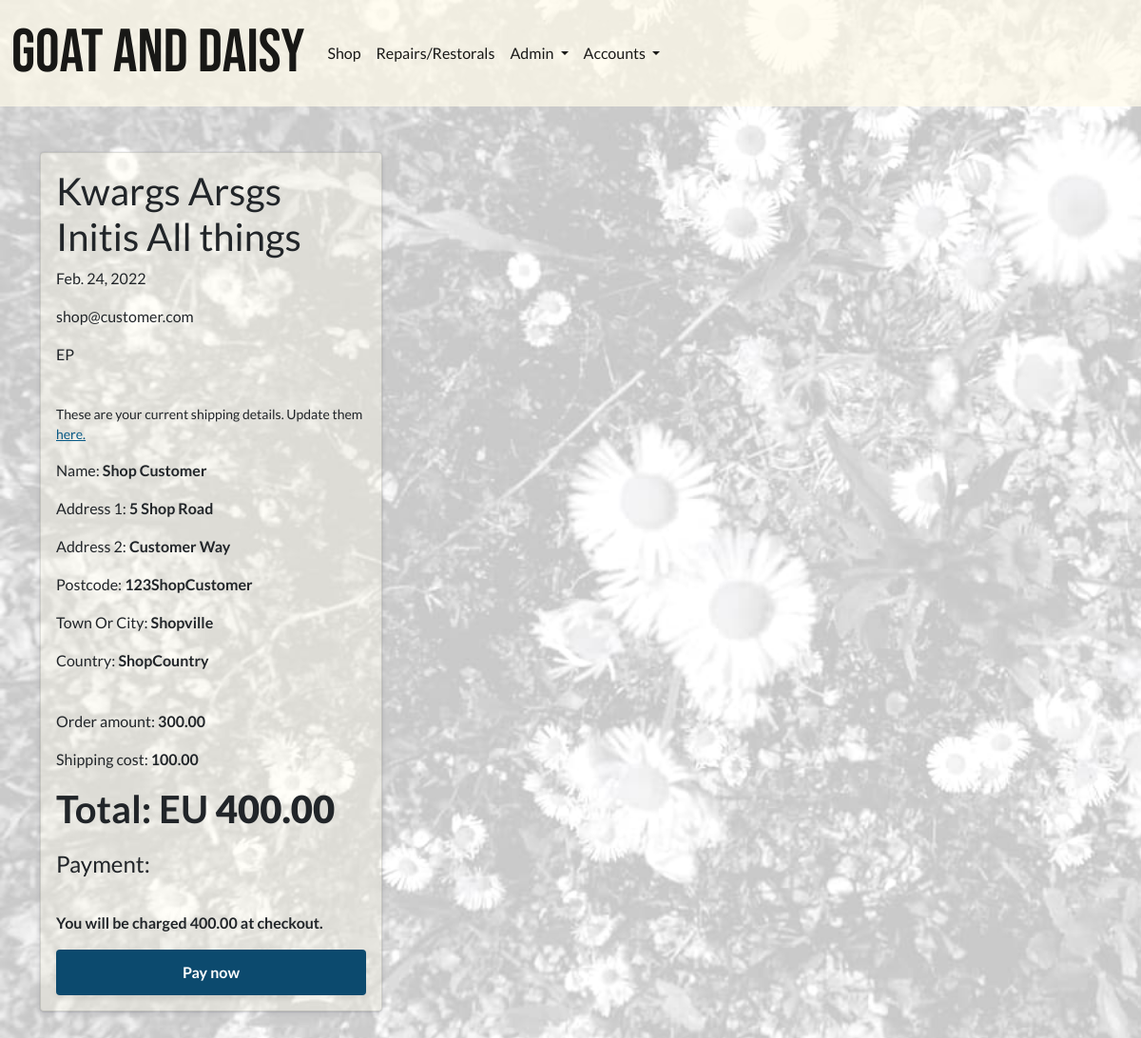
The page /invoices/workshop-checkout/227/ (signed in) on the database its author committed.
### invoices/models.py (models this page shows, shortened)
class BaseInvoice(models.Model):
    date_created = models.DateField(auto_now_add=True)
    order_number = models.CharField(max_length=100, editable=False)
    full_name = models.CharField(max_length=100, null=True, blank=True)
    email = models.EmailField(null=True, blank=True)
    address1 = models.CharField(max_length=100, null=True, blank=True)
    address2 = models.CharField(max_length=100, null=True, blank=True)
    postcode = models.CharField(max_length=40, null=True, blank=True)
    town_or_city = models.CharField(max_length=40, null=True, blank=True)
    country = models.CharField(max_length=40, null=True, blank=True)
    notes = models.TextField(null=True, blank=True)
    order_amount = models.DecimalField(
        max_digits=12, decimal_places=2, default=0)
    shipping_cost = models.DecimalField(
        max_digits=12, decimal_places=2, default=0)
    order_total = models.DecimalField(
        max_digits=12, decimal_places=2, default=0)
    is_completed = models.BooleanField(default=False)
    paid_on = models.DateTimeField(null=True, blank=True)

class WorkshopCustomerInvoice(BaseInvoice):
    PAYMENT_CHOICES = [
        ('DEP', 'Deposit'),
        ('EP', 'End Payment'),
        ('SPT', 'Single Payment Total'),
        ('SP', 'Supplementary Payment'),
    ]
    service_ticket = models.ForeignKey(ServiceTicket, on_delete=models.CASCADE)
    payment_type = models.CharField(max_length=25, choices=PAYMENT_CHOICES)
    installment_paid = models.BooleanField(default=False)

class BaseInvoice(models.Model):
    date_created = models.DateField(auto_now_add=True)
    order_number = models.CharField(max_length=100, editable=False)
    full_name = models.CharField(max_length=100, null=True, blank=True)
    email = models.EmailField(null=True, blank=True)
    address1 = models.CharField(max_length=100, null=True, blank=True)
    address2 = models.CharField(max_length=100, null=True, blank=True)
    postcode = models.CharField(max_length=40, null=True, blank=True)
    town_or_city = models.CharField(max_length=40, null=True, blank=True)
    country = models.CharField(max_length=40, null=True, blank=True)
    notes = models.TextField(null=True, blank=True)
    order_amount = models.DecimalField(
        max_digits=12, decimal_places=2, default=0)
    shipping_cost = models.DecimalField(
        max_digits=12, decimal_places=2, default=0)
    order_total = models.DecimalField(
        max_digits=12, decimal_places=2, default=0)
    is_completed = models.BooleanField(default=False)
    paid_on = models.DateTimeField(null=True, blank=True)

### repairs_restorals/models.py (models this page shows, shortened)
class ServiceTicket(models.Model):
    customer = models.ForeignKey(
        Customer, related_name='service_ticket', on_delete=models.CASCADE)
    workshop_staff_responsible = models.ForeignKey(
        StaffMember, related_name='staff_tickets', on_delete=models.CASCADE)
    title = models.CharField(max_length=255)
    date_created = models.DateField(auto_now_add=True, editable=False)
    last_updated = models.DateField(auto_now=True, editable=False)
    service_description = models.TextField()
    link_to_desired_materials_1 = models.URLField(null=True, blank=True)
    link_to_desired_materials_2 = models.URLField(null=True, blank=True)
    link_to_desired_materials_3 = models.URLField(null=True, blank=True)
    is_completed = models.BooleanField(default=False)
    has_invoice = models.BooleanField(default=False)
    def __str__(self) -> str:
        return self.title

### invoices/views.py (the view)
@login_required
def workshop_checkout(request, invoice_id):
    customer = Customer.objects.get(username=request.user)
    invoice = WorkshopCustomerInvoice.objects.get(pk=invoice_id)
    zero_error = None
    stripe_order_total = round(invoice.order_total * 100)
    if stripe_order_total <= 0:
        zero_error = "Please contact a staff member to process your invoice before payment."
    request.session['shop_or_workshop'] = "Workshop"
    request.session['invoice_type'] = invoice.payment_type
    request.session['workshop_order_number'] = invoice.order_number
    request.session['customer_full_name'] = invoice.full_name
    request.session['customer_email'] = customer.email
    context = {
        'invoice': invoice,
        'stripe_order_total': stripe_order_total,
        'stripe_public_key': settings.STRIPE_PUBLIC_KEY,
        'stripe_base_url': settings.STRIPE_BASE_URL,
        'customer': customer,
        'zero_error': zero_error,
    }
    return render(request, 'invoices/workshop_checkout.html', context)

### invoices/contexts.py (called while the page is built, shortened)
def shopping_cart(request):
    template_cart = []
    products_count = 0
    order_amount = 0
    shipping = 0
    cart = request.session.get('cart', {})
    for item in enumerate(template_cart):
        products_count += 1
    order_total = order_amount + shipping
    stripe_total = round(order_total * 100)
    context = {
        'template_cart': template_cart,
        'products_count': products_count,
        'order_amount': order_amount,
        'shipping': shipping,
        'order_total': order_total,
        'stripe_total': stripe_total,
    }
    return context

### profiles/templatetags/user_in_group_tag.py (called while the page is built)
@register.filter(name='has_group')
def has_group(user, group_name):
    try:
        group = Group.objects.get(name=group_name)
    except Group.DoesNotExist:
        return False
    return group in user.groups.all()

### invoices/templates/invoices/workshop_checkout.html (shortened to what this page needs)
{% extends 'base.html' %}
{% load static %}
{% load crispy_forms_tags %}
{% load crispy_forms_field %}
{% block extra_css %}
<link rel="stylesheet" href="{% static 'css/checkout.css'%}" />
<link rel="stylesheet" href="{% static 'css/daisy_bg_image_trans.css' %}">
{% endblock %}
{% block content%}
<form action="#" method="POST" id="payment-form" class="card">
<p class="h1">{{ invoice.service_ticket }}</p>
<p>{{ invoice.date_created }}</p>
<p>{{ invoice.email }}</p>
<p>{{ invoice.payment_type }}</p>
<br>
<p class="small">These are your current shipping details. Update them <a href="{% url 'public_customer_account_update' customer.id %}">
    here.
  </a></p>
<p>Name: <strong>{{ invoice.full_name }}</strong></p>
<p>Address 1: <strong>{{ invoice.address1 }}</strong></p>
<p>Address 2: <strong>{{ invoice.address2 }}</strong></p>
<p>Postcode: <strong>{{ invoice.postcode }}</strong></p>
<p>Town Or City: <strong>{{ invoice.town_or_city }}</strong></p>
<p>Country: <strong>{{ invoice.country }}</strong></p>
<br>
<p>Order amount: <strong>{{ invoice.order_amount }}</strong></p>
<p>Shipping cost: <strong>{{ invoice.shipping_cost }}</strong></p>
<p class="display-6">Total: EU <strong>{{ invoice.order_total }}</strong></p>
  <fieldset>
    <legend>Payment:</legend>
    {% if zero_error %}
    <p class="text-danger">Please contact our staff, your invoice hasn't been
      created.
    </p>
    {% else %}
    <p><strong>You will be charged {{ invoice.order_total }} at checkout.</strong></p>
    <button type="submit" id="submit">
      <span id="button-text">Pay now</span>
    </button>
    {% endif %}
  </fieldset>
</form>
{% endblock %}

### static/css/site_base_custom.css (style rules this page uses)
body { font-family: "Lato", sans-serif; }
a { color: var(--sky-800); font-weight: 400; }
.card { background-color: #fffbeb5d; padding: 1rem; }
.display-6 { font-weight: 700; }

### static/css/checkout.css (style rules this page uses)
* { box-sizing: border-box; }
form { width: 30vw; min-width: 500px; align-self: center; box-shadow: 0px 0px 0px 0.5px rgba(50, 50, 93, 0.1), 0px 2px 5px 0px rgba(50, 50, 93, 0.1), 0px 1px 1.5px 0px rgba(0, 0, 0, 0.07); border-radius: 7px; padding: 40px; }
button { background: var(--sky-900); font-family: inherit; color: #ffffff; border-radius: 4px; border: 0; padding: 12px 16px; font-size: 16px; font-weight: 600; cursor: pointer; display: block; transition: all 0.2s ease; box-shadow: 0px 4px 5.5px 0px rgba(0, 0, 0, 0.07); width: 100%; }

### static/css/daisy_bg_image_trans.css (style rules this page uses)
body { background-image: url("../img/daisys-25.jpg"); background-repeat: no-repeat; background-position: left; background-size: cover; background-attachment: fixed; }

### rows shown on the page
WorkshopCustomerInvoice: service_ticket "Kwargs Arsgs Initis All things", payment_type "EP"
BaseInvoice: date_created "Feb. 24, 2022", email "shop@customer.com", full_name "Shop Customer", address1 "5 Shop Road", address2 "Customer Way", postcode "123ShopCustomer", town_or_city "Shopville", country "ShopCountry", order_amount "300.00", shipping_cost "100.00", order_total "400.00"
